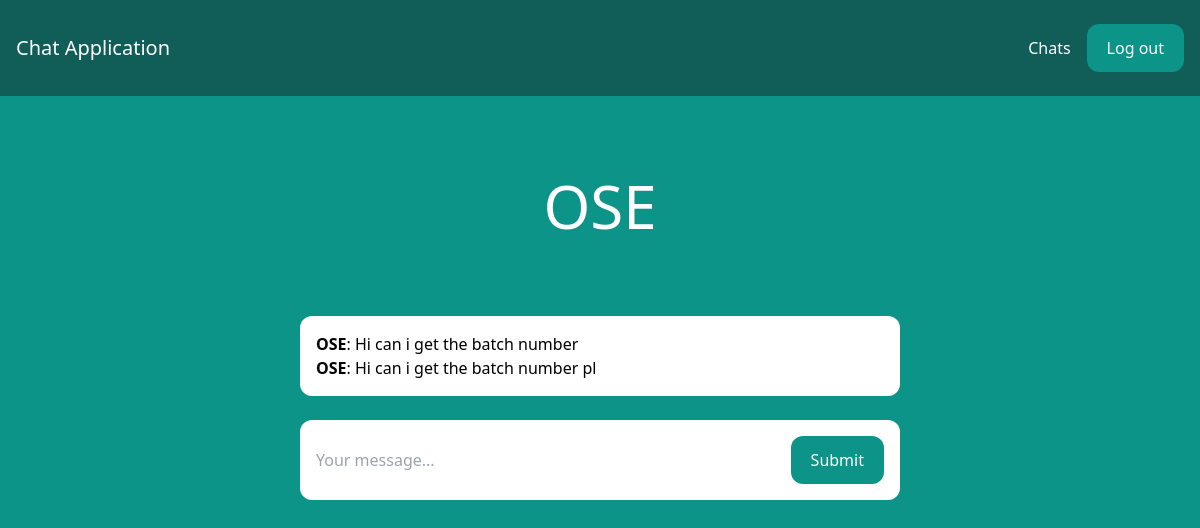
Page /chats/619/ (signed in) on the committed database.
### chats/models.py (models this page shows)
class Chat(models.Model):
    name = models.CharField(max_length=255)
    slug = models.SlugField(unique=True)
    users = models.ManyToManyField(User)

class Message(models.Model):
    chat = models.ForeignKey(Chat,on_delete=models.CASCADE)
    user = models.ForeignKey(User,on_delete=models.CASCADE)
    content = models.TextField()
    timestamp = models.DateTimeField(auto_now_add=True)
    class Meta:
        ordering = ('timestamp',)

### core/models.py (models this page shows, shortened)
class User(AbstractUser):
    user_id = models.IntegerField(default=-1)
    is_agent = models.BooleanField(default=False)

### chats/views.py (the view)
# urls.py: path('<slug:slug>/',view=enter_chat,name='chat')
@login_required
def enter_chat(request,slug):
    chat = Chat.objects.get(slug=slug)
    messages = Message.objects.filter(chat=chat)[:25]
    return render(request,'chats/single_chat.html',{'chat':chat, 'messages':messages})

### chats/templates/chats/single_chat.html (shortened to what this page needs)
{% extends 'core/base.html' %}
{% block content %}
<div class="p-10 lg:p-20 text-center">
    <h1 class="text-3xl lg:text-6xl text-white">{{ chat.name }}</h1>
</div>
<div class="lg:w-2/4 mx-4 lg:mx-auto p-4 bg-white rounded-xl">
    <div class="chat-messages space-y-3" id="chat-messages">
        {% for m in messages %}<b>{{ m.user.username }}</b>: {{ m.content }}<br>{% endfor %}
    </div>
</div>
<div class="lg:w-2/4 mt-6 mx-4 lg:mx-auto p-4 bg-white rounded-xl">
    <form method="post" action="." class="flex">
        <input type="text" name="content" class="flex-1 mr-3" placeholder="Your message..." id="chat-message-input">
        <button
            class="px-5 py-3 rounded-xl text-white bg-teal-600 hover:bg-teal-700"
            id="chat-message-submit"
        >Submit</button>
    </form>
</div>
{% endblock %}

### rows in the picture
Chat: name "OSE"
Message: user.username "OSE", content "Hi can i get the batch number"
Message: user.username "OSE", content "Hi can i get the batch number pl"
